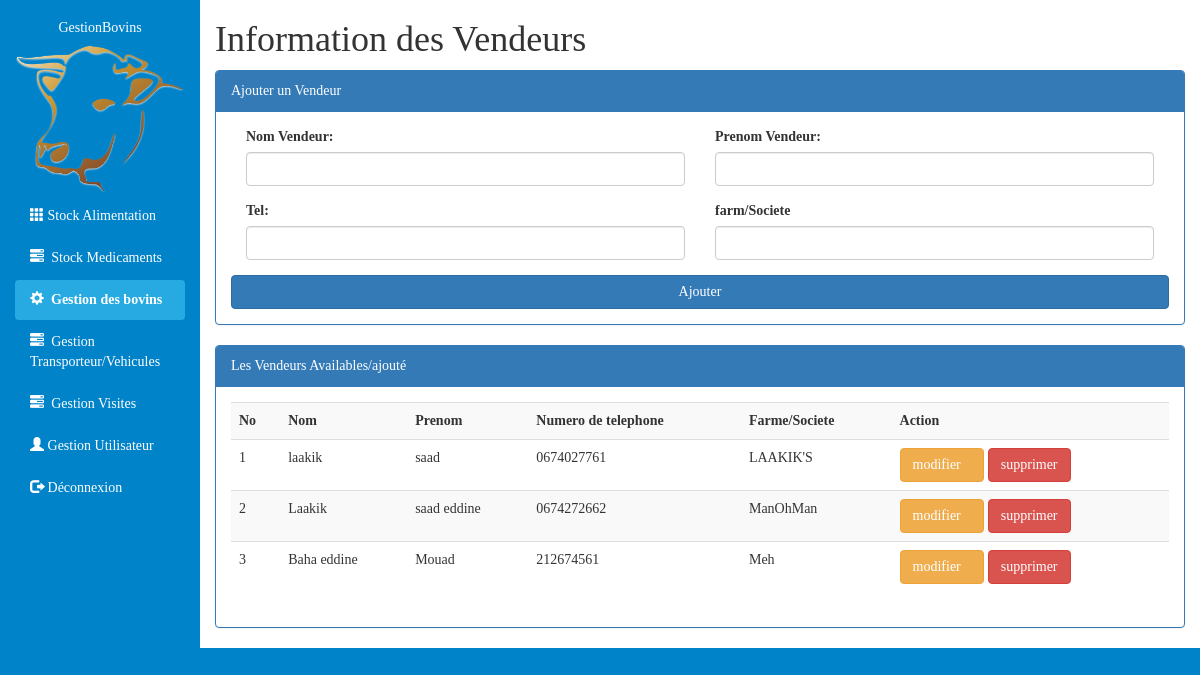
The page /ajoutVendeur.php (signed in) on the database its author committed.
### tables this page shows
CREATE TABLE `vendeur` (
  `id_vend` int(11) NOT NULL,
  `nom_vend` varchar(25) DEFAULT NULL,
  `prenom_vend` varchar(25) DEFAULT NULL,
  `tel_vend` varchar(25) DEFAULT NULL,
  `farm_vend` varchar(25) DEFAULT NULL,
  `id_bov` int(11) DEFAULT NULL
);

### ajoutVendeur.php (the view, shortened to what this page needs)
<!DOCTYPE html>
<html lang="fr" dir="ltr">
  <head>
    <link rel="stylesheet" href="css/bootstrap.min.css">
    <link rel="stylesheet" href="css/style.css">
  </head>
  <body>
    <div class="container-fluid">
      <div class="row">
        <div class="col-sm-2 ">
          <ul id="Sidemenu" class="nav nav-pills nav-stacked">
          <li> <div class="">
                <h1 class="RM-txt"> GestionBovins </h1>
                <div class="user-panel img-wrap">
                    <img class="img-responsive" alt="cow" src="img/cow.png">
                </div>
            </div></li>
            <li class=""><a href="ajoutStock.php"><span class="glyphicon glyphicon-th"></span>&nbsp;Stock Alimentation</a></li>
            <li class=""><a href="ajoutMed.php"><span class="glyphicon glyphicon-tasks"></span>&nbsp; Stock Medicaments</a></li>
            <li class="active"><a href="gestBovins.php"><span class="glyphicon glyphicon-cog"></span>&nbsp; Gestion des bovins</a></li>
            <li class=""><a href="ajoutTrans.php"><span class="glyphicon glyphicon-tasks"></span>&nbsp; Gestion Transporteur/Vehicules</a></li>
            <li class=""><a href="ajoutVisite.php"><span class="glyphicon glyphicon-tasks"></span>&nbsp; Gestion Visites</a></li>
            <li class=""><a href="ajoutUser.php"><span class="glyphicon glyphicon-user"></span>&nbsp;Gestion Utilisateur</a></li>
            <li class="pull-down"><a href="Logout.php"><span class="glyphicon glyphicon-log-out"></span> Déconnexion</a> </li>
        </ul>
      </div>
        <div class="col-sm-10">
          <h1>Information des Vendeurs</h1>
          <div class="">
            <div class="panel panel-primary">
              <div class="panel-heading">Ajouter un Vendeur</div>
  <div class="panel-body">
    <form class="" action="ajoutVendeur.php" method="post">
      <fieldset>
        <div class="form-group col-md-6">
          <label for="type">Nom Vendeur:</label>
          <input required  type="text" class="form-control" name="nomMed" value="">
        </div>
        <div class="form-group col-md-6">
          <label for="type">Prenom Vendeur:</label>
        <input required  type="text" class="form-control" name="describeMed" value="">
        </div>
        <div class="form-group col-md-6">
          <label for="type">Tel:</label>
          <input required  type="number" class="form-control" name="quantite" value="">
        </div>
        <div class="form-group col-md-6">
          <label for="type">farm/Societe</label>
          <input required  type="text" class="form-control" name="prix" value="">
        </div>
        <input required  class="btn btn-primary btn-block" type="submit" name="submit" value="Ajouter">
      </fieldset>
    </form>
  </div>
          </div>
          <div class="panel panel-primary">
            <div class="panel-heading">Les Vendeurs Availables/ajouté</div>
<div class="panel-body">
  <div class="table-responsive">
  <table class="table table-striped table-hover">
    <tr>
    <th>No</th>
    <th>Nom</th>
    <th>Prenom</th>
    <th>Numero de telephone</th>
    <th>Farme/Societe</th>
    <th>Action</th>
  </tr>
  <?php
            global $link;
            $view = "SELECT * FROM vendeur";
            $exec=mysqli_query($link,$view);
            $sr = 0;
            while ($datarows=mysqli_fetch_array($exec)) {
              $Id = $datarows["id_vend"];
              $libelle=$datarows["nom_vend"];
              $desc = $datarows["prenom_vend"];
              $q = $datarows["tel_vend"];
              $p = $datarows["farm_vend"];
              $sr++;
              ?>
              <tr>
              <td><?php echo  $sr;?></td>
              <td><?php echo $libelle; ?></td>
              <td><?php echo $desc; ?></td>
              <td><?php echo $q; ?></td>
              <td><?php echo $p; ?></td>
              <td><a href="EditVendeur.php?Edit=<?php echo $Id; ?>"><span class="btn btn-warning">modifier &nbsp;&nbsp;</span></a>
               <a href="DeleteVendeur.php?id=<?php echo $Id; ?>"> <span class="btn btn-danger">supprimer</span></a></td>
   </tr>
 <?php } ?>
  </table>
</div>
</div>
</div>
        </div>
      </div>
    </div>
  </body>
</html>

### css/style.css (style rules this page uses)
* { font-family: verdana; }
.RM-txt { font-family: cursive; text-align: center; }
body { background-color: #0083C9; position: relative; padding: 0px; margin: 0; }
.col-sm-10 { background-color: #fff; }
.col-sm-2 { background-color: #0083C9; }
#Sidemenu h1 { color: white; font-size: 14px; text-align: center; }
#Sidemenu { background-color: #0083C9; }
#Sidemenu a { color: #fff; }
#Sidemenu .active a { color: #fff; background-color: #27AAE1; font-weight: bold; }

### rows shown on the page
vendeur: nom_vend "laakik", prenom_vend "saad", tel_vend "0674027761", farm_vend "LAAKIK'S"
vendeur: nom_vend "Laakik", prenom_vend "saad eddine", tel_vend "0674272662", farm_vend "ManOhMan"
vendeur: nom_vend "Baha eddine", prenom_vend "Mouad", tel_vend "212674561", farm_vend "Meh"
